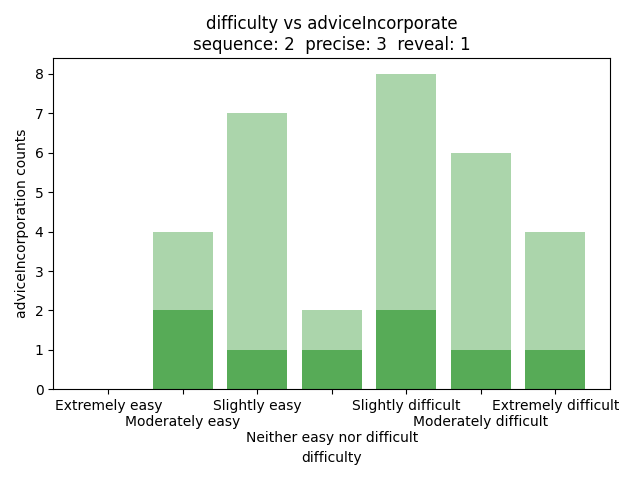

The Python source for this figure:
import pandas as pd
import matplotlib.pyplot as plt
import seaborn as sns
import numpy as np

data = pd.read_csv("qualitative.csv")
seq = 2
prec = 3
rev = 1
data = data[(data['con.sequence'] == seq) & (data['con.precise'] == prec) & (data['con.reveal'] == rev)]

f1a = data[(data["difficulty"] == "Extremely easy") & (data["adviceIncorporate"] == "Did not follow the advice at all or only rarely")].shape[0]
f1b = data[(data["difficulty"] == "Moderately easy") & (data["adviceIncorporate"] == "Did not follow the advice at all or only rarely")].shape[0]
f1c = data[(data["difficulty"] == "Slightly easy") & (data["adviceIncorporate"] == "Did not follow the advice at all or only rarely")].shape[0]
f1d = data[(data["difficulty"] == "Neither easy nor difficult") & (data["adviceIncorporate"] == "Did not follow the advice at all or only rarely")].shape[0]
f1e = data[(data["difficulty"] == "Slightly difficult") & (data["adviceIncorporate"] == "Did not follow the advice at all or only rarely")].shape[0]
f1f = data[(data["difficulty"] == "Moderately difficult") & (data["adviceIncorporate"] == "Did not follow the advice at all or only rarely")].shape[0]
f1g = data[(data["difficulty"] == "Extremely difficult") & (data["adviceIncorporate"] == "Did not follow the advice at all or only rarely")].shape[0]

f2a = data[(data["difficulty"] == "Extremely easy") & (data["adviceIncorporate"] == "Generally followed the advice but deviated sometimes when I thought I had a better strategy")].shape[0]
f2b = data[(data["difficulty"] == "Moderately easy") & (data["adviceIncorporate"] == "Generally followed the advice but deviated sometimes when I thought I had a better strategy")].shape[0]
f2c = data[(data["difficulty"] == "Slightly easy") & (data["adviceIncorporate"] == "Generally followed the advice but deviated sometimes when I thought I had a better strategy")].shape[0]
f2d = data[(data["difficulty"] == "Neither easy nor difficult") & (data["adviceIncorporate"] == "Generally followed the advice but deviated sometimes when I thought I had a better strategy")].shape[0]
f2e = data[(data["difficulty"] == "Slightly difficult") & (data["adviceIncorporate"] == "Generally followed the advice but deviated sometimes when I thought I had a better strategy")].shape[0]
f2f = data[(data["difficulty"] == "Moderately difficult") & (data["adviceIncorporate"] == "Generally followed the advice but deviated sometimes when I thought I had a better strategy")].shape[0]
f2g = data[(data["difficulty"] == "Extremely difficult") & (data["adviceIncorporate"] == "Generally followed the advice but deviated sometimes when I thought I had a better strategy")].shape[0]

f3a = data[(data["difficulty"] == "Extremely easy") & (data["adviceIncorporate"] == "Always followed the AI advice closely")].shape[0]
f3b = data[(data["difficulty"] == "Moderately easy") & (data["adviceIncorporate"] == "Always followed the AI advice closely")].shape[0]
f3c = data[(data["difficulty"] == "Slightly easy") & (data["adviceIncorporate"] == "Always followed the AI advice closely")].shape[0]
f3d = data[(data["difficulty"] == "Neither easy nor difficult") & (data["adviceIncorporate"] == "Always followed the AI advice closely")].shape[0]
f3e = data[(data["difficulty"] == "Slightly difficult") & (data["adviceIncorporate"] == "Always followed the AI advice closely")].shape[0]
f3f = data[(data["difficulty"] == "Moderately difficult") & (data["adviceIncorporate"] == "Always followed the AI advice closely")].shape[0]
f3g = data[(data["difficulty"] == "Extremely difficult") & (data["adviceIncorporate"] == "Always followed the AI advice closely")].shape[0]


d1 = {
    "f1a": f1a,
    "f1b": f1b,
    "f1c": f1c,
    "f1d": f1d,
    "f1e": f1e,
    "f1f": f1f,
    "f1g": f1g
}

d2 = {
    "f2a": f2a,
    "f2b": f2b,
    "f2c": f2c,
    "f2d": f2d,
    "f2e": f2e,
    "f2f": f2f,
    "f2g": f2g
}

d3 = {
    "f3a": f3a,
    "f3b": f3b,
    "f3c": f3c,
    "f3d": f3d,
    "f3e": f3e,
    "f3f": f3f,
    "f3g": f3g
}



keys1 = list(d1.keys())
keys2 = list(d2.keys())
keys3 = list(d3.keys())

keys = list(["Extremely easy", "\nModerately easy", "Slightly easy", "\n\nNeither easy nor difficult", "Slightly difficult", "\nModerately difficult", "Extremely difficult"])

vals1 = np.array(list(d1.values()))
vals2 = np.array(list(d2.values()))
vals3 = np.array(list(d3.values()))

print(vals1)
print(vals2)
print(vals3)


plt.bar(keys, vals1, color = "green", label = "Did not follow the advice at all or only rarely", alpha = 1)
plt.bar(keys, vals2, bottom = vals1, color = "green", label = "Generally followed the advice but deviated sometimes when I thought I had a better strategy", alpha = 0.66)
base = vals1
plt.bar(keys, vals3, bottom = base + vals2, color = "green", label = "Always followed the AI advice closely", alpha = 0.33)
plt.title("difficulty vs adviceIncorporate" + "\n" + f"sequence: {seq}  precise: {prec}  reveal: {rev}")
plt.xlabel("difficulty")
plt.ylabel("adviceIncorporation counts")
plt.tight_layout()

plt.show()
